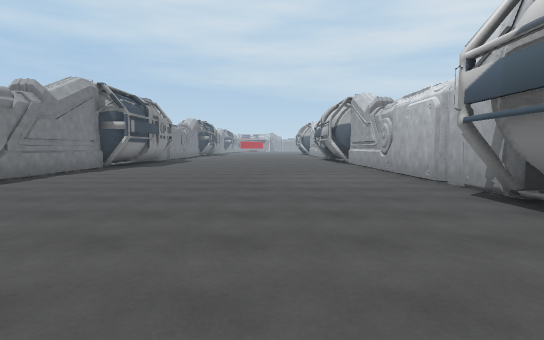
View 1 (above)

18 first-person views from a walk through a 3-D level made in the Unity game engine. The camera is 1.4 m above the floor, tilts 4° down and sees 80° across. The floor is counted in squares, 2 m on a side. Each view is taken from the middle of a square. On the plan, view 1 faces up. The plan holds only what a view shows up to about 10 squares ahead; the rest is blank. The place goes on beyond the plan.

View 2
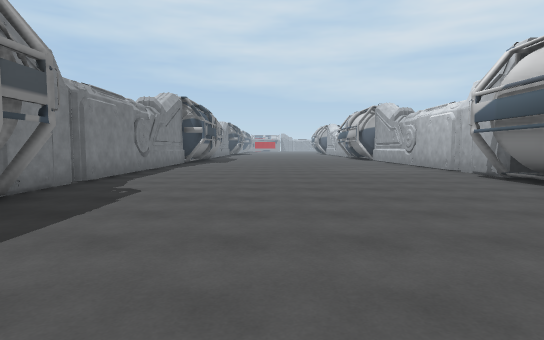

View 3
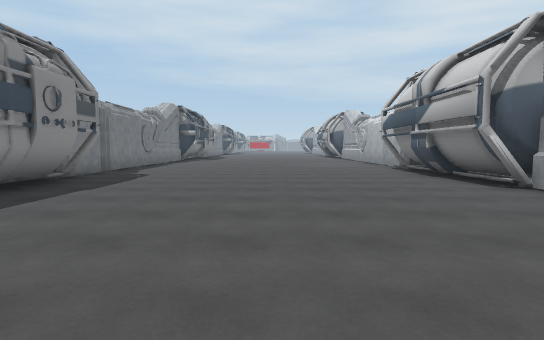

View 4
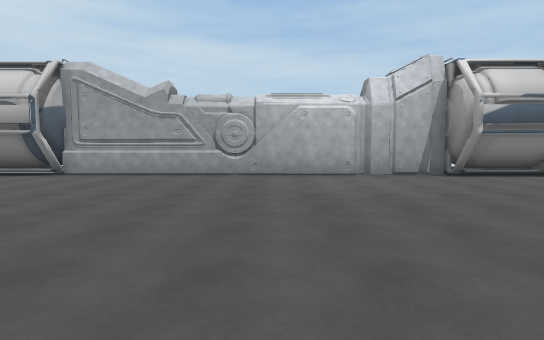

View 5
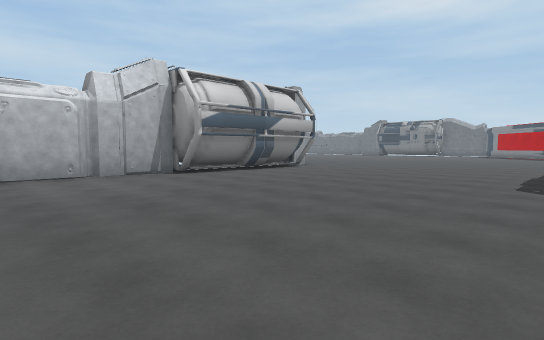

View 6
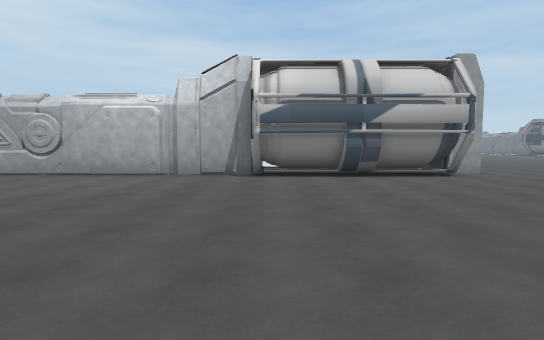

View 7
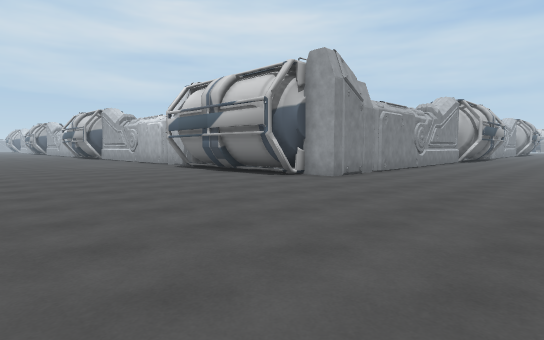

View 8
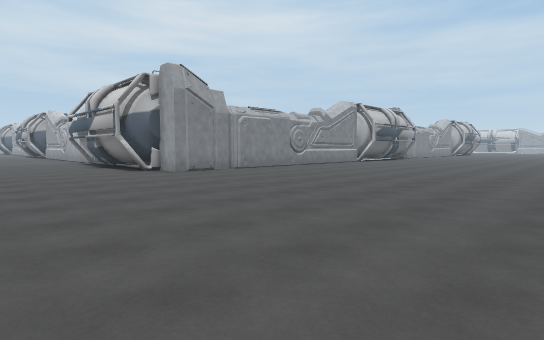

View 9
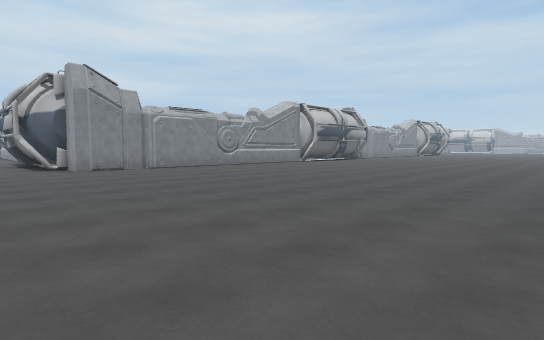

View 10
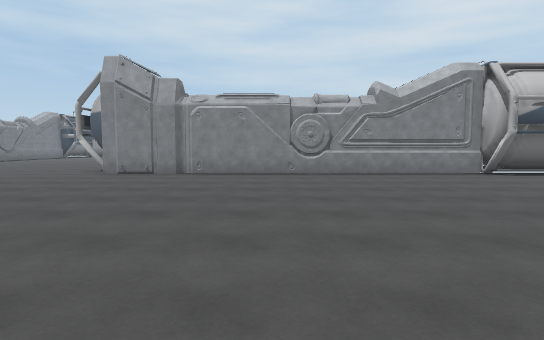

View 11
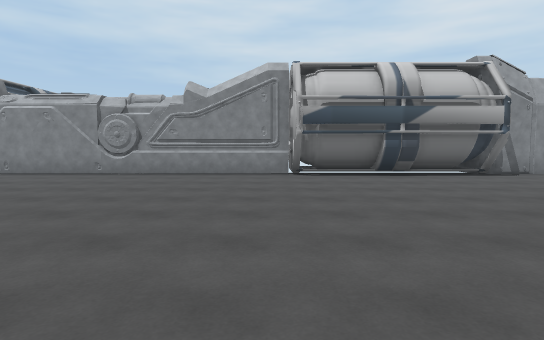

View 12
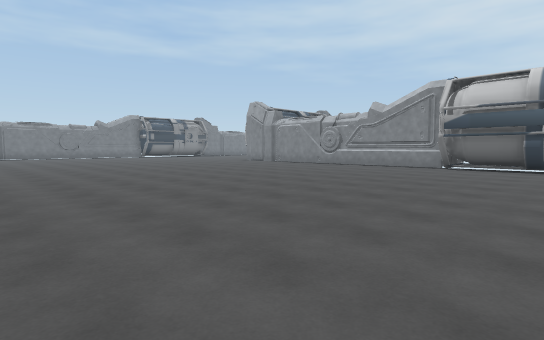

View 13
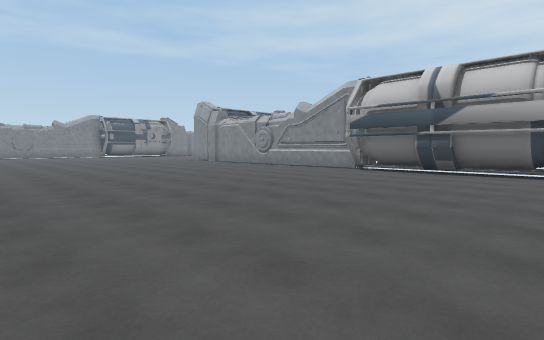

View 14
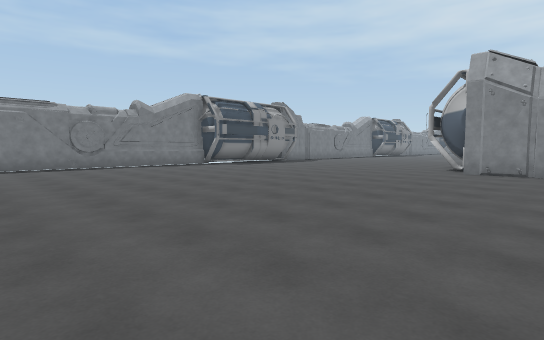

View 15
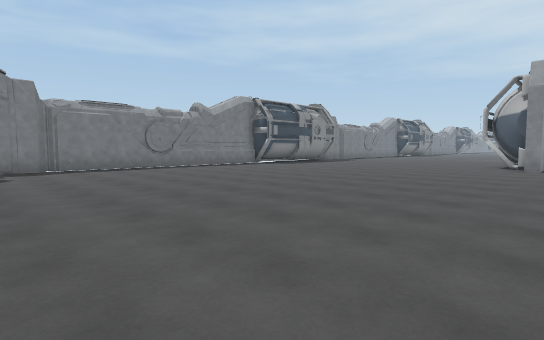

View 16
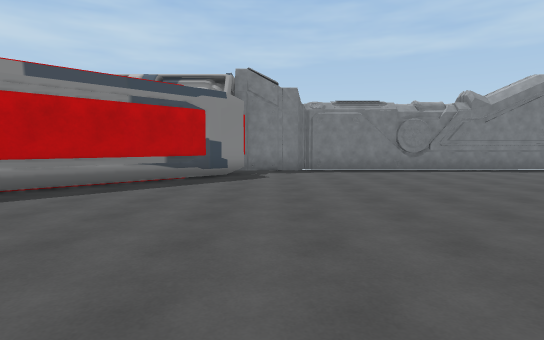

View 17
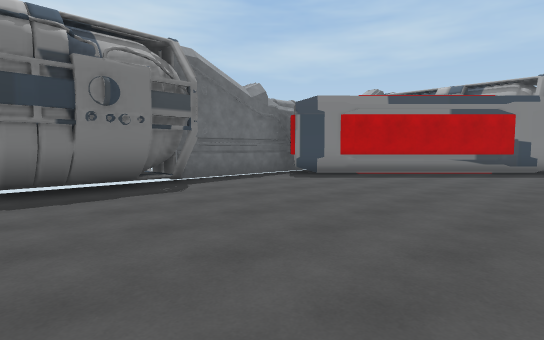

View 18
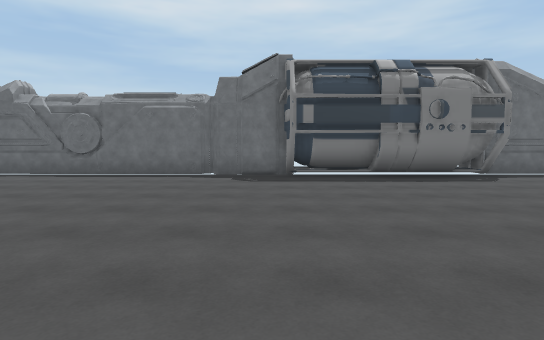

### Floor plan
Key: @ floor where view 1 was taken; # wall or solid block; . floor.
Columns run from 6 left of view 1 to 19 right of it. Each row starts with its distance up from view 1.
 10 #.........#
  9 #.........#
  8 #.........#
  7 #.........#
  6 #.........#
  5 #.........#
  4 #........##
  3 #........#
  2 #........#
  1 ##.......#
  0  #....@..##
 -1  #........#
 -2   ........#
 -3   ........#
 -4    .......#
 -5   ........#
 -6  .........#
 -7  .........#
 -8  .........#
 -9  .........#
-10  .........#
-11  ........##
-12   .......#
-13   .......#
-14   .......#
-15   .......##
-16   ........###########  ###
-17   ..................#####.
-18   ........................
-19 #........................
-20 #........................
-21 #.........................
-22 #.........................
-23 #.........................
-24 #.........................
-25 #.........................
-26 #.........................
-27 #.......................
-28 ###.....................
-29   ##................
-30    ##...............
-31     ##...............
-32      ##...............
-33       #...#####........
-34       #####   #########

Positions as (right, up) in squares from view 1, and headings:
1: (0, 0), facing up
2: (-2, -3), facing up
3: (-1, -6), facing up
4: (-5, -6), facing right
5: (-5, -6), facing down-right
6: (-5, -11), facing right
7: (-3, -21), facing up-right
8: (-1, -25), facing up-right
9: (1, -27), facing up-right
10: (8, -25), facing up
11: (13, -25), facing up
12: (17, -28), facing up-left
13: (19, -26), facing up-left
14: (6, -26), facing up-left
15: (5, -28), facing up-left
16: (4, -27), facing left
17: (7, -27), facing down-left
18: (9, -25), facing down
